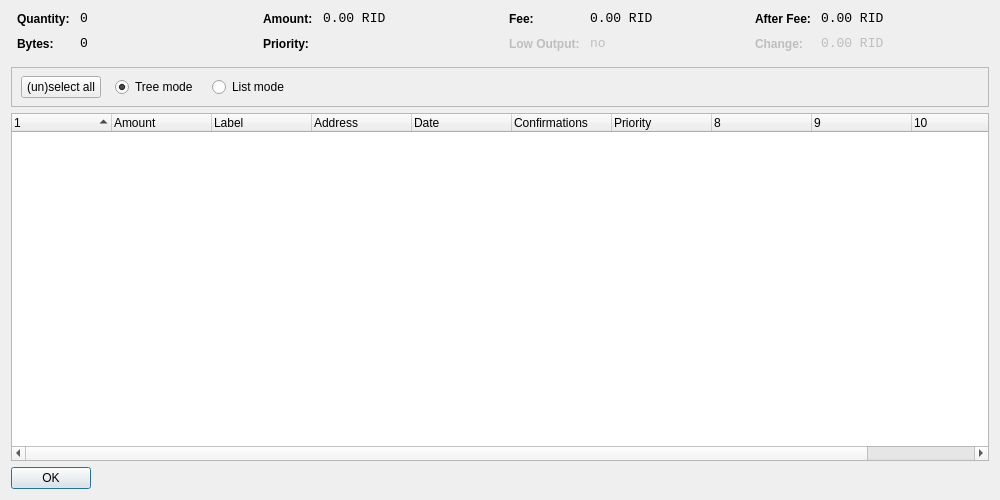
<?xml version="1.0" encoding="UTF-8"?>
<ui version="4.0">
 <class>CoinControlDialog</class>
 <widget class="QDialog" name="CoinControlDialog">
  <property name="geometry">
   <rect>
    <x>0</x>
    <y>0</y>
    <width>1000</width>
    <height>500</height>
   </rect>
  </property>
  <property name="windowTitle">
   <string>Coin Control</string>
  </property>
  <layout class="QVBoxLayout" name="verticalLayout">
   <item>
    <layout class="QHBoxLayout" name="horizontalLayoutTop" stretch="0,0,0,0">
     <property name="topMargin">
      <number>0</number>
     </property>
     <property name="bottomMargin">
      <number>10</number>
     </property>
     <item>
      <layout class="QFormLayout" name="formLayoutCoinControl1">
       <property name="horizontalSpacing">
        <number>10</number>
       </property>
       <property name="verticalSpacing">
        <number>10</number>
       </property>
       <property name="leftMargin">
        <number>6</number>
       </property>
       <property name="rightMargin">
        <number>6</number>
       </property>
       <item row="0" column="0">
        <widget class="QLabel" name="labelCoinControlQuantityText">
         <property name="styleSheet">
          <string notr="true">font-weight:bold;</string>
         </property>
         <property name="text">
          <string>Quantity:</string>
         </property>
        </widget>
       </item>
       <item row="0" column="1">
        <widget class="QLabel" name="labelCoinControlQuantity">
         <property name="font">
          <font>
           <family>Monospace</family>
           <pointsize>10</pointsize>
          </font>
         </property>
         <property name="cursor">
          <cursorShape>IBeamCursor</cursorShape>
         </property>
         <property name="contextMenuPolicy">
          <enum>Qt::ActionsContextMenu</enum>
         </property>
         <property name="text">
          <string notr="true">0</string>
         </property>
         <property name="textInteractionFlags">
          <set>Qt::LinksAccessibleByMouse|Qt::TextSelectableByKeyboard|Qt::TextSelectableByMouse</set>
         </property>
        </widget>
       </item>
       <item row="1" column="0">
        <widget class="QLabel" name="labelCoinControlBytesText">
         <property name="styleSheet">
          <string notr="true">font-weight:bold;</string>
         </property>
         <property name="text">
          <string>Bytes:</string>
         </property>
        </widget>
       </item>
       <item row="1" column="1">
        <widget class="QLabel" name="labelCoinControlBytes">
         <property name="font">
          <font>
           <family>Monospace</family>
           <pointsize>10</pointsize>
          </font>
         </property>
         <property name="cursor">
          <cursorShape>IBeamCursor</cursorShape>
         </property>
         <property name="contextMenuPolicy">
          <enum>Qt::ActionsContextMenu</enum>
         </property>
         <property name="text">
          <string notr="true">0</string>
         </property>
         <property name="textInteractionFlags">
          <set>Qt::LinksAccessibleByMouse|Qt::TextSelectableByKeyboard|Qt::TextSelectableByMouse</set>
         </property>
        </widget>
       </item>
      </layout>
     </item>
     <item>
      <layout class="QFormLayout" name="formLayoutCoinControl2">
       <property name="horizontalSpacing">
        <number>10</number>
       </property>
       <property name="verticalSpacing">
        <number>10</number>
       </property>
       <property name="leftMargin">
        <number>6</number>
       </property>
       <property name="rightMargin">
        <number>6</number>
       </property>
       <item row="0" column="0">
        <widget class="QLabel" name="labelCoinControlAmountText">
         <property name="styleSheet">
          <string notr="true">font-weight:bold;</string>
         </property>
         <property name="text">
          <string>Amount:</string>
         </property>
        </widget>
       </item>
       <item row="0" column="1">
        <widget class="QLabel" name="labelCoinControlAmount">
         <property name="font">
          <font>
           <family>Monospace</family>
           <pointsize>10</pointsize>
          </font>
         </property>
         <property name="cursor">
          <cursorShape>IBeamCursor</cursorShape>
         </property>
         <property name="contextMenuPolicy">
          <enum>Qt::ActionsContextMenu</enum>
         </property>
         <property name="text">
          <string notr="true">0.00 RID</string>
         </property>
         <property name="textInteractionFlags">
          <set>Qt::LinksAccessibleByMouse|Qt::TextSelectableByKeyboard|Qt::TextSelectableByMouse</set>
         </property>
        </widget>
       </item>
       <item row="1" column="0">
        <widget class="QLabel" name="labelCoinControlPriorityText">
         <property name="styleSheet">
          <string notr="true">font-weight:bold;</string>
         </property>
         <property name="text">
          <string>Priority:</string>
         </property>
        </widget>
       </item>
       <item row="1" column="1">
        <widget class="QLabel" name="labelCoinControlPriority">
         <property name="font">
          <font>
           <family>Monospace</family>
           <pointsize>10</pointsize>
          </font>
         </property>
         <property name="cursor">
          <cursorShape>IBeamCursor</cursorShape>
         </property>
         <property name="contextMenuPolicy">
          <enum>Qt::ActionsContextMenu</enum>
         </property>
         <property name="text">
          <string/>
         </property>
         <property name="textInteractionFlags">
          <set>Qt::LinksAccessibleByMouse|Qt::TextSelectableByKeyboard|Qt::TextSelectableByMouse</set>
         </property>
        </widget>
       </item>
      </layout>
     </item>
     <item>
      <layout class="QFormLayout" name="formLayoutCoinControl3">
       <property name="horizontalSpacing">
        <number>10</number>
       </property>
       <property name="verticalSpacing">
        <number>10</number>
       </property>
       <property name="leftMargin">
        <number>6</number>
       </property>
       <property name="rightMargin">
        <number>6</number>
       </property>
       <item row="0" column="0">
        <widget class="QLabel" name="labelCoinControlFeeText">
         <property name="styleSheet">
          <string notr="true">font-weight:bold;</string>
         </property>
         <property name="text">
          <string>Fee:</string>
         </property>
        </widget>
       </item>
       <item row="0" column="1">
        <widget class="QLabel" name="labelCoinControlFee">
         <property name="font">
          <font>
           <family>Monospace</family>
           <pointsize>10</pointsize>
          </font>
         </property>
         <property name="cursor">
          <cursorShape>IBeamCursor</cursorShape>
         </property>
         <property name="contextMenuPolicy">
          <enum>Qt::ActionsContextMenu</enum>
         </property>
         <property name="text">
          <string notr="true">0.00 RID</string>
         </property>
         <property name="textInteractionFlags">
          <set>Qt::LinksAccessibleByMouse|Qt::TextSelectableByKeyboard|Qt::TextSelectableByMouse</set>
         </property>
        </widget>
       </item>
       <item row="1" column="0">
        <widget class="QLabel" name="labelCoinControlLowOutputText">
         <property name="enabled">
          <bool>false</bool>
         </property>
         <property name="styleSheet">
          <string notr="true">font-weight:bold;</string>
         </property>
         <property name="text">
          <string>Low Output:</string>
         </property>
        </widget>
       </item>
       <item row="1" column="1">
        <widget class="QLabel" name="labelCoinControlLowOutput">
         <property name="enabled">
          <bool>false</bool>
         </property>
         <property name="font">
          <font>
           <family>Monospace</family>
           <pointsize>10</pointsize>
          </font>
         </property>
         <property name="cursor">
          <cursorShape>IBeamCursor</cursorShape>
         </property>
         <property name="contextMenuPolicy">
          <enum>Qt::ActionsContextMenu</enum>
         </property>
         <property name="text">
          <string notr="true">no</string>
         </property>
         <property name="textInteractionFlags">
          <set>Qt::LinksAccessibleByMouse|Qt::TextSelectableByKeyboard|Qt::TextSelectableByMouse</set>
         </property>
        </widget>
       </item>
      </layout>
     </item>
     <item>
      <layout class="QFormLayout" name="formLayoutCoinControl4">
       <property name="horizontalSpacing">
        <number>10</number>
       </property>
       <property name="verticalSpacing">
        <number>10</number>
       </property>
       <property name="leftMargin">
        <number>6</number>
       </property>
       <property name="rightMargin">
        <number>6</number>
       </property>
       <item row="0" column="0">
        <widget class="QLabel" name="labelCoinControlAfterFeeText">
         <property name="styleSheet">
          <string notr="true">font-weight:bold;</string>
         </property>
         <property name="text">
          <string>After Fee:</string>
         </property>
        </widget>
       </item>
       <item row="0" column="1">
        <widget class="QLabel" name="labelCoinControlAfterFee">
         <property name="font">
          <font>
           <family>Monospace</family>
           <pointsize>10</pointsize>
          </font>
         </property>
         <property name="cursor">
          <cursorShape>IBeamCursor</cursorShape>
         </property>
         <property name="contextMenuPolicy">
          <enum>Qt::ActionsContextMenu</enum>
         </property>
         <property name="text">
          <string notr="true">0.00 RID</string>
         </property>
         <property name="textInteractionFlags">
          <set>Qt::LinksAccessibleByMouse|Qt::TextSelectableByKeyboard|Qt::TextSelectableByMouse</set>
         </property>
        </widget>
       </item>
       <item row="1" column="0">
        <widget class="QLabel" name="labelCoinControlChangeText">
         <property name="enabled">
          <bool>false</bool>
         </property>
         <property name="styleSheet">
          <string notr="true">font-weight:bold;</string>
         </property>
         <property name="text">
          <string>Change:</string>
         </property>
        </widget>
       </item>
       <item row="1" column="1">
        <widget class="QLabel" name="labelCoinControlChange">
         <property name="enabled">
          <bool>false</bool>
         </property>
         <property name="font">
          <font>
           <family>Monospace</family>
           <pointsize>10</pointsize>
          </font>
         </property>
         <property name="cursor">
          <cursorShape>IBeamCursor</cursorShape>
         </property>
         <property name="contextMenuPolicy">
          <enum>Qt::ActionsContextMenu</enum>
         </property>
         <property name="text">
          <string notr="true">0.00 RID</string>
         </property>
         <property name="textInteractionFlags">
          <set>Qt::LinksAccessibleByMouse|Qt::TextSelectableByKeyboard|Qt::TextSelectableByMouse</set>
         </property>
        </widget>
       </item>
      </layout>
     </item>
    </layout>
   </item>
   <item>
    <widget class="QFrame" name="frame">
     <property name="minimumSize">
      <size>
       <width>0</width>
       <height>40</height>
      </size>
     </property>
     <property name="frameShape">
      <enum>QFrame::StyledPanel</enum>
     </property>
     <property name="frameShadow">
      <enum>QFrame::Sunken</enum>
     </property>
     <widget class="QWidget" name="horizontalLayoutWidget">
      <property name="geometry">
       <rect>
        <x>10</x>
        <y>0</y>
        <width>781</width>
        <height>41</height>
       </rect>
      </property>
      <layout class="QHBoxLayout" name="horizontalLayoutPanel" stretch="0,0,0,0,0">
       <property name="spacing">
        <number>14</number>
       </property>
       <item>
        <widget class="QPushButton" name="pushButtonSelectAll">
         <property name="sizePolicy">
          <sizepolicy hsizetype="Maximum" vsizetype="Fixed">
           <horstretch>0</horstretch>
           <verstretch>0</verstretch>
          </sizepolicy>
         </property>
         <property name="text">
          <string>(un)select all</string>
         </property>
        </widget>
       </item>
       <item>
        <widget class="QRadioButton" name="radioTreeMode">
         <property name="sizePolicy">
          <sizepolicy hsizetype="Maximum" vsizetype="Fixed">
           <horstretch>0</horstretch>
           <verstretch>0</verstretch>
          </sizepolicy>
         </property>
         <property name="text">
          <string>Tree mode</string>
         </property>
         <property name="checked">
          <bool>true</bool>
         </property>
        </widget>
       </item>
       <item>
        <widget class="QRadioButton" name="radioListMode">
         <property name="sizePolicy">
          <sizepolicy hsizetype="Maximum" vsizetype="Fixed">
           <horstretch>0</horstretch>
           <verstretch>0</verstretch>
          </sizepolicy>
         </property>
         <property name="text">
          <string>List mode</string>
         </property>
        </widget>
       </item>
       <item>
        <spacer name="horizontalSpacer">
         <property name="orientation">
          <enum>Qt::Horizontal</enum>
         </property>
         <property name="sizeHint" stdset="0">
          <size>
           <width>40</width>
           <height>20</height>
          </size>
         </property>
        </spacer>
       </item>
      </layout>
     </widget>
    </widget>
   </item>
   <item>
    <widget class="CoinControlTreeWidget" name="treeWidget">
     <property name="contextMenuPolicy">
      <enum>Qt::CustomContextMenu</enum>
     </property>
     <property name="sortingEnabled">
      <bool>false</bool>
     </property>
     <property name="columnCount">
      <number>11</number>
     </property>
     <attribute name="headerShowSortIndicator" stdset="0">
      <bool>true</bool>
     </attribute>
     <attribute name="headerStretchLastSection">
      <bool>false</bool>
     </attribute>
     <column>
      <property name="text">
       <string/>
      </property>
     </column>
     <column>
      <property name="text">
       <string>Amount</string>
      </property>
     </column>
     <column>
      <property name="text">
       <string>Label</string>
      </property>
     </column>
     <column>
      <property name="text">
       <string>Address</string>
      </property>
     </column>
     <column>
      <property name="text">
       <string>Date</string>
      </property>
     </column>
     <column>
      <property name="text">
       <string>Confirmations</string>
      </property>
      <property name="toolTip">
       <string>Confirmed</string>
      </property>
     </column>
     <column>
      <property name="text">
       <string>Priority</string>
      </property>
     </column>
     <column>
      <property name="text">
       <string/>
      </property>
     </column>
     <column>
      <property name="text">
       <string/>
      </property>
     </column>
     <column>
      <property name="text">
       <string/>
      </property>
     </column>
     <column>
      <property name="text">
       <string/>
      </property>
     </column>
    </widget>
   </item>
   <item>
    <widget class="QDialogButtonBox" name="buttonBox">
     <property name="sizePolicy">
      <sizepolicy hsizetype="Maximum" vsizetype="Fixed">
       <horstretch>0</horstretch>
       <verstretch>0</verstretch>
      </sizepolicy>
     </property>
     <property name="orientation">
      <enum>Qt::Horizontal</enum>
     </property>
     <property name="standardButtons">
      <set>QDialogButtonBox::Ok</set>
     </property>
    </widget>
   </item>
  </layout>
 </widget>
 <customwidgets>
  <customwidget>
   <class>CoinControlTreeWidget</class>
   <extends>QTreeWidget</extends>
   <header>coincontroltreewidget.h</header>
  </customwidget>
 </customwidgets>
 <resources/>
 <connections/>
</ui>
